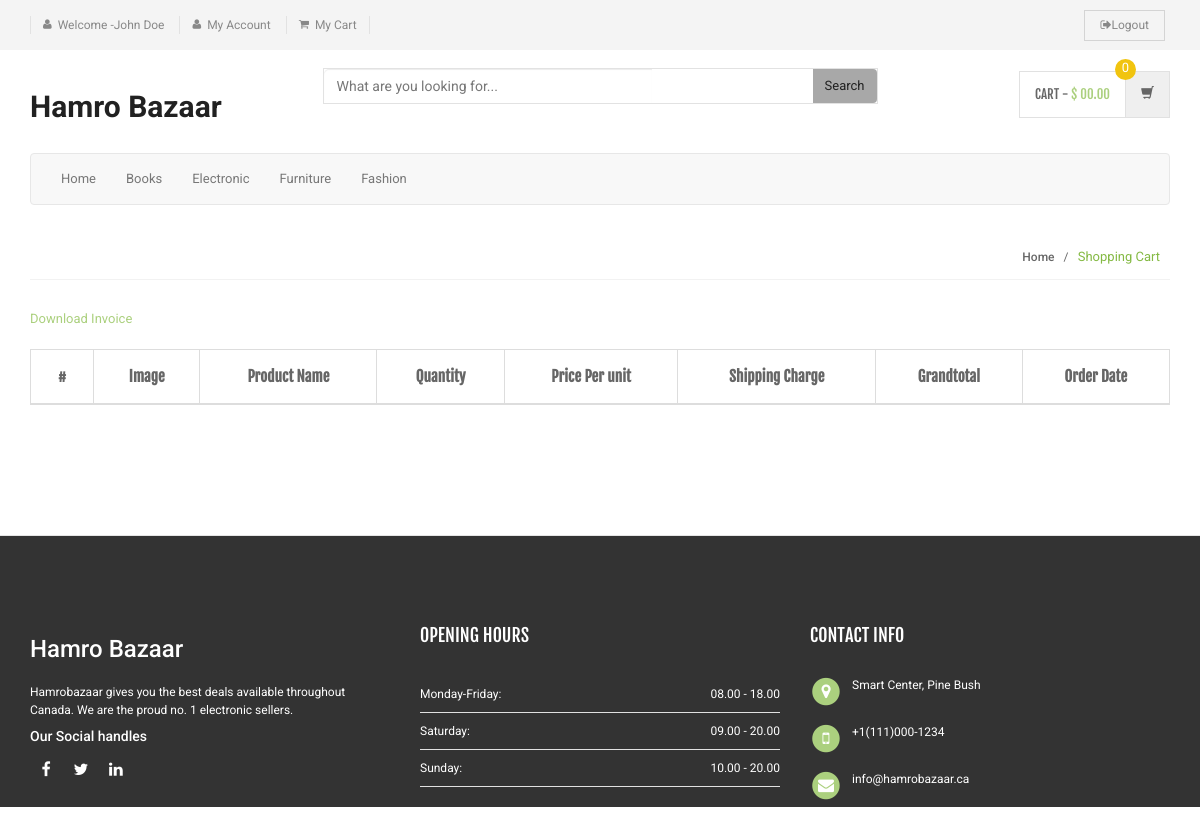
Screenshot of /checkout.php (signed in) with the database file from the repository.
### tables this page shows
CREATE TABLE `category` (
  `id` int(11) NOT NULL,
  `categoryName` varchar(255) DEFAULT NULL,
  `categoryDescription` longtext DEFAULT NULL,
  `creationDate` timestamp NOT NULL DEFAULT current_timestamp(),
  `updationDate` varchar(255) DEFAULT NULL
);

### checkout.php (the view, shortened to what this page needs)
<?php
include ('includes/config.php');
if (strlen($_SESSION['login']) == 0) {
	header('location:login.php');
} else {
	?>
	<!DOCTYPE html>
	<html lang="en">
		<head>
			<link rel="stylesheet" href="assets/css/bootstrap.min.css">
			<link rel="stylesheet" href="assets/css/main.css">
			<link rel="stylesheet" href="assets/css/green.css">
			<link rel="stylesheet" href="assets/css/owl.carousel.css">
			<link rel="stylesheet" href="assets/css/owl.transitions.css">
			<link href="assets/css/lightbox.css" rel="stylesheet">
			<link rel="stylesheet" href="assets/css/animate.min.css">
			<link rel="stylesheet" href="assets/css/rateit.css">
			<link rel="stylesheet" href="assets/css/bootstrap-select.min.css">
			<link rel="stylesheet" href="assets/css/config.css">
			<link href="assets/css/green.css" rel="alternate stylesheet" title="Green color">
			<link href="assets/css/blue.css" rel="alternate stylesheet" title="Blue color">
			<link href="assets/css/red.css" rel="alternate stylesheet" title="Red color">
			<link href="assets/css/orange.css" rel="alternate stylesheet" title="Orange color">
			<link href="assets/css/dark-green.css" rel="alternate stylesheet" title="Darkgreen color">
			<link rel="stylesheet" href="assets/css/font-awesome.min.css">
		</head>
		<body class="cnt-home">
	<header class="header-style-1">
	<?php include ('includes/top-header.php'); ?>
	<?php include ('includes/main-header.php'); ?>
	<?php include ('includes/menu-bar.php'); ?>
	</header>
	<div class="breadcrumb">
		<div class="container">
			<div class="breadcrumb-inner">
				<ul class="list-inline list-unstyled">
					<li><a href="#">Home</a></li>
					<li class='active'>Shopping Cart</li>
				</ul>
			</div>
		</div>
	</div>
	<div class="body-content outer-top-xs">
		<div class="container">
		<a href="generate_invoice.php" target="_blank">Download Invoice</a>
			<div class="row inner-bottom-sm">
				<div class="shopping-cart">
					<div class="col-md-12 col-sm-12 shopping-cart-table ">
		<div class="table-responsive">
	<form name="cart" method="post">
			<table class="table table-bordered">
				<thead>
					<tr>
						<th class="cart-romove item">#</th>
						<th class="cart-description item">Image</th>
						<th class="cart-product-name item">Product Name</th>
						<th class="cart-qty item">Quantity</th>
						<th class="cart-sub-total item">Price Per unit</th>
						<th class="cart-sub-total item">Shipping Charge</th>
						<th class="cart-total item">Grandtotal</th>
						<th class="cart-description item">Order Date</th>
					</tr>
				</thead>
			</table>
		</div>
	</div>
			</div>
			</div>
		</div>
	</div>
	<?php include ('includes/footer.php'); ?>
	</body>
	</html>
<?php } ?>

### includes/menu-bar.php (shortened to what this page needs)
<div class="animate-dropdown">
    <div class="container">
        <div class="yamm navbar navbar-default" role="navigation">
            <div class="nav-bg-class">
                <div class="navbar-collapse collapse" id="mc-horizontal-menu-collapse">
                    <div class="nav-outer">
                        <ul class="nav navbar-nav">
                            <li class="<?php echo ($_SERVER['PHP_SELF'] == '/index.php') ? 'active' : ''; ?> dropdown yamm-fw">
                                <a href="index.php" data-hover="dropdown" class="dropdown-toggle">Home</a>
                            </li>
                            <?php
                            $sql = mysqli_query($con, "select id,categoryName  from category limit 6");
                            while ($row = mysqli_fetch_array($sql)) {
                                ?>
                                <li class="<?php echo ($_SERVER['PHP_SELF'] == '/category.php?cid=' . $row['id']) ? 'active' : ''; ?> dropdown yamm">
                                    <a href="category.php?cid=<?php echo $row['id']; ?>"><?php echo $row['categoryName']; ?></a>
                                </li>
                            <?php } ?>
                        </ul>
                        <div class="clearfix"></div>
                    </div>
                </div>
            </div>
        </div>
    </div>
</div>

### assets/css/green.css (style rules this page uses)
a { color: #abd07e; }
.breadcrumb ul li.active { color: #84b943; }

### assets/css/lightbox.css (style rules this page uses)
body:after { content: url(../images/close.png) url(../images/loading.gif) url(../images/prev.png) url(../images/next.png); display: none; }

### assets/css/blue.css (style rules this page uses)
a { color: #3498db; }
.breadcrumb ul li.active { color: #1d6ca1; }

### assets/css/red.css (style rules this page uses)
a { color: #ff6c6c; }
.breadcrumb ul li.active { color: #ff1a1a; }

### assets/css/orange.css (style rules this page uses)
a { color: #f39c12; }
.breadcrumb ul li.active { color: #ab6c09; }

### assets/css/dark-green.css (style rules this page uses)
a { color: #12cca7; }
.breadcrumb ul li.active { color: #0b816a; }

### rows the page displays
category: categoryName "Books"
category: categoryName "Electronic"
category: categoryName "Furniture"
category: categoryName "Fashion"

### other values shown
$_SESSION['username'] "John Doe"
